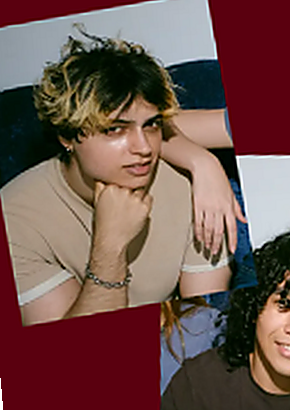
#> input picture scratch/card_upright.png, 290 x 410 px, found by its file name
$ python measure_margins.py
#> lines starting #> are read from the running program, lines starting #| are printed output that depends on the picture; after the words box and inside, x2 and y2 are one past the last pixel; in counts of white or black regions, pixels touching at a corner belong together
import os
from PIL import Image
import numpy as np

upright = Image.open('scratch/card_upright.png').convert('RGB')
arr = np.array(upright)

# Let's inspect the card in upright:
# Size: 290 x 410
# Card center: (145, 205)
# In upright:
# Top border of card: where does non-bg start?
# Left border of card: where does non-bg start?
# Right border: where does card end or meet next card?
# Bottom border: where does card end?

# Let's find for each row and col:
bg = np.array([90, 0, 15], dtype=float)
diff = np.linalg.norm(arr.astype(float) - bg, axis=2)
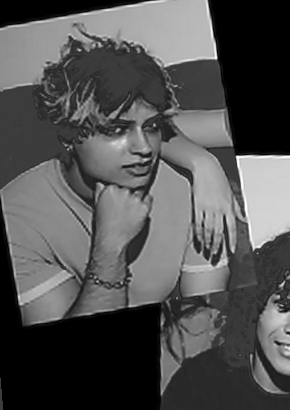
#> diff: shape (410, 290) float64; min 0, max 387.1, mean 126.1; drawn with min black and max white
is_card = diff > 30
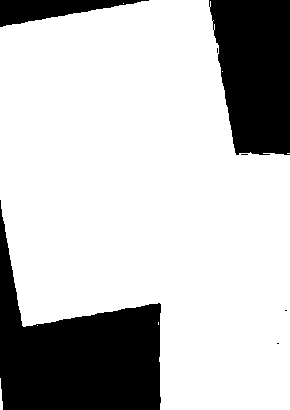
#> is_card: shape (410, 290) bool; 75.8% white; 7 black regions (4 under 20 px), largest, box (x1, y1, x2, y2) and area: (0, 200, 161, 410) 16297, (209, 0, 290, 155) 10438, (0, 0, 149, 27) 2022

y_idx, x_idx = np.where(is_card)
print(f"Upright card bounds: x in [{x_idx.min()}, {x_idx.max()}] (w={x_idx.max()-x_idx.min()+1}), y in [{y_idx.min()}, {y_idx.max()}] (h={y_idx.max()-y_idx.min()+1})")
#| Upright card bounds: x in [0, 289] (w=290), y in [0, 409] (h=410)

# Let's find the white border thickness:
# In the card, the white border is around the edges.
# Let's check the top white border:
top_y = y_idx.min()
#> top_y = 0
# How many pixels down is white until the photo begins?
for y in range(top_y, top_y + 40):
    c = arr[y, 145]
    print(f"y={y}: color={c}")
#> this loop made 40 passes
#> c on passes 1 to 12: [80, 0, 0], [140, 103, 116], [186, 208, 212], [186, 215, 217], [172, 185, 189], [171, 179, 184], [171, 179, 185], [172, 180, 186], [173, 181, 187], [172, 180, 186], [173, 181, 187], [173, 181, 187]
#| y=0: color=[80  0  0]
#| y=1: color=[140 103 116]
#| y=2: color=[186 208 212]
#| y=3: color=[186 215 217]
#| y=4: color=[172 185 189]
#| y=5: color=[171 179 184]
#| y=6: color=[171 179 185]
#| y=7: color=[172 180 186]
#> (further printed lines are left out)

# Let's check the left white border:
left_x = x_idx.min()
#> left_x = 0
for x in range(left_x, left_x + 40):
    c = arr[205, x]
    print(f"x={x}: color={c}")
#> this loop made 40 passes
#> c on passes 1 to 12: [75, 0, 1], [121, 59, 65], [167, 166, 145], [174, 180, 154], [160, 149, 129], [156, 138, 121], [160, 143, 125], [159, 142, 124], [159, 141, 123], [159, 141, 122], [160, 141, 122], [160, 141, 123]
#| x=0: color=[75  0  1]
#| x=1: color=[121  59  65]
#| x=2: color=[167 166 145]
#| x=3: color=[174 180 154]
#| x=4: color=[160 149 129]
#| x=5: color=[156 138 121]
#| x=6: color=[160 143 125]
#| x=7: color=[159 142 124]
#> (further printed lines are left out)
